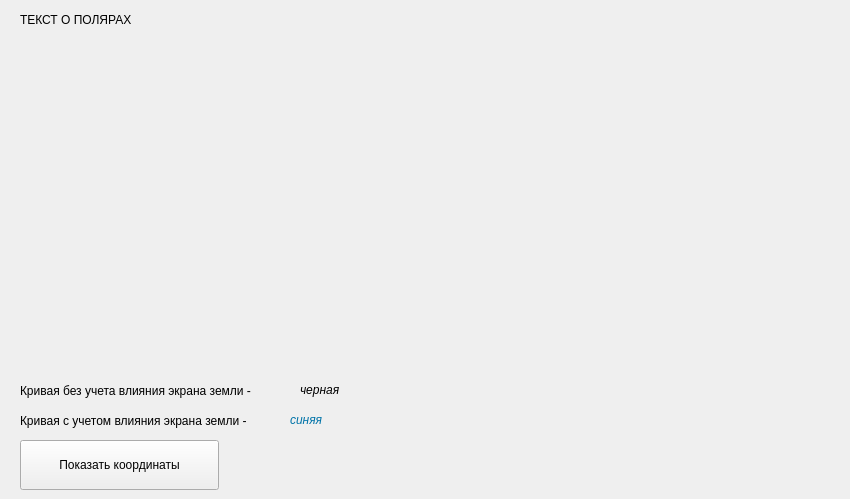
            <widget class="QWidget" name="tabUp_2">
             <attribute name="title">
              <string>Взлетная</string>
             </attribute>
             <widget class="QWidget" name="upwidget_2" native="true">
              <property name="geometry">
               <rect>
                <x>20</x>
                <y>50</y>
                <width>571</width>
                <height>321</height>
               </rect>
              </property>
             </widget>
             <widget class="QLabel" name="label_Mkr_9">
              <property name="geometry">
               <rect>
                <x>20</x>
                <y>5</y>
                <width>821</width>
                <height>31</height>
               </rect>
              </property>
              <property name="text">
               <string>&lt;html&gt;&lt;head/&gt;&lt;body&gt;&lt;p&gt;ТЕКСТ О ПОЛЯРАХ&lt;/p&gt;&lt;/body&gt;&lt;/html&gt;</string>
              </property>
             </widget>
             <widget class="QLabel" name="label_330">
              <property name="geometry">
               <rect>
                <x>20</x>
                <y>380</y>
                <width>271</width>
                <height>21</height>
               </rect>
              </property>
              <property name="text">
               <string>Кривая без учета влияния экрана земли -</string>
              </property>
             </widget>
             <widget class="QLabel" name="label_331">
              <property name="geometry">
               <rect>
                <x>20</x>
                <y>410</y>
                <width>271</width>
                <height>21</height>
               </rect>
              </property>
              <property name="text">
               <string>Кривая с учетом влияния экрана земли -</string>
              </property>
             </widget>
             <widget class="QLabel" name="label_332">
              <property name="geometry">
               <rect>
                <x>300</x>
                <y>380</y>
                <width>51</width>
                <height>21</height>
               </rect>
              </property>
              <property name="text">
               <string>&lt;html&gt;&lt;head/&gt;&lt;body&gt;&lt;p&gt;&lt;span style=&quot; font-style:italic;&quot;&gt;черная&lt;/span&gt;&lt;/p&gt;&lt;/body&gt;&lt;/html&gt;</string>
              </property>
             </widget>
             <widget class="QLabel" name="label_333">
              <property name="geometry">
               <rect>
                <x>290</x>
                <y>410</y>
                <width>51</width>
                <height>21</height>
               </rect>
              </property>
              <property name="styleSheet">
               <string notr="true">color: rgb(0, 115, 168);</string>
              </property>
              <property name="text">
               <string>&lt;html&gt;&lt;head/&gt;&lt;body&gt;&lt;p&gt;&lt;span style=&quot; font-style:italic;&quot;&gt;синяя&lt;/span&gt;&lt;/p&gt;&lt;/body&gt;&lt;/html&gt;</string>
              </property>
             </widget>
             <widget class="QPushButton" name="buSnowUP">
              <property name="geometry">
               <rect>
                <x>20</x>
                <y>440</y>
                <width>199</width>
                <height>50</height>
               </rect>
              </property>
              <property name="styleSheet">
               <string notr="true">height: 30px;</string>
              </property>
              <property name="text">
               <string>Показать координаты</string>
              </property>
             </widget>
            </widget>
